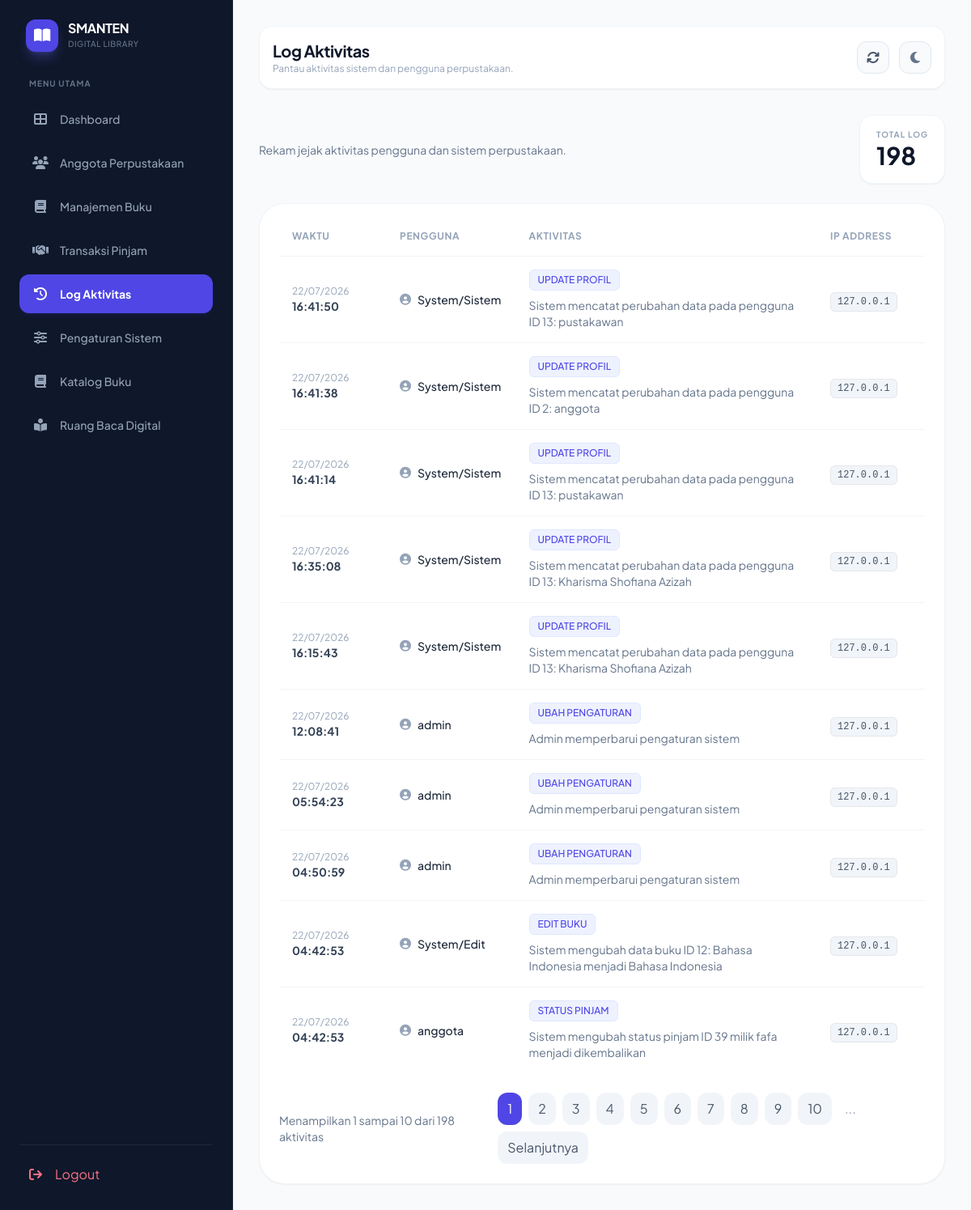
Screenshot of /log.php (signed in) with the database file from the repository.
### tables this page shows
CREATE TABLE `log_aktivitas` (
  `id_log` int(11) NOT NULL,
  `id_pengguna` int(11) NOT NULL,
  `aktivitas` varchar(100) NOT NULL,
  `ip_address` varchar(50) NOT NULL,
  `created_at` int(11) NOT NULL
);

CREATE TABLE `pengguna` (
  `id_pengguna` int(11) NOT NULL,
  `no_anggota` varchar(25) DEFAULT NULL,
  `foto` varchar(255) DEFAULT NULL,
  `nama` varchar(100) NOT NULL,
  `email` varchar(100) NOT NULL,
  `password` varchar(100) NOT NULL,
  `role` enum('admin','anggota','pustakawan','') NOT NULL,
  `status` enum('aktif','nonaktif','','') NOT NULL,
  `created_at` timestamp NOT NULL DEFAULT current_timestamp() ON UPDATE current_timestamp()
);

### log.php (the view, shortened to what this page needs)
<?php
include 'koneksi.php';
$user = $_SESSION['user'];
$role = $user['role'];
$page = isset($_GET['page']) && is_numeric($_GET['page']) ? (int) $_GET['page'] : 1;
$limit = 10;
$offset = ($page - 1) * $limit;
$total_count_result = mysqli_query($conn, "SELECT COUNT(*) AS total FROM log_aktivitas");
$total_count_row = mysqli_fetch_assoc($total_count_result);
$total_log = (int) $total_count_row['total'];
$total_pages = max(1, (int) ceil($total_log / $limit));
$query_log = mysqli_query($conn, "SELECT l.*, p.nama
                                  FROM log_aktivitas l
                                  LEFT JOIN pengguna p ON l.id_pengguna = p.id_pengguna
                                  ORDER BY l.created_at DESC
                                  LIMIT $limit OFFSET $offset");
?>
<!DOCTYPE html>
<html lang="id">
<head>
    <script src="https://cdn.tailwindcss.com"></script>
    <link rel="stylesheet" href="https://cdnjs.cloudflare.com/ajax/libs/font-awesome/6.5.0/css/all.min.css">
</head>
<body class="bg-slate-50 dark:bg-slate-900 font-sans text-slate-900 dark:text-slate-100">
    <div class="flex min-h-screen">
        <aside id="sidebar" class="fixed md:sticky top-0 left-[-18rem] md:left-0 z-40 w-72 h-screen bg-slate-900 dark:bg-white border-r border-slate-800 dark:border-slate-200 p-6 flex flex-col justify-between sidebar-hidden md:transform-none text-slate-300 dark:text-slate-600 transition-transform duration-300 transition-colors duration-300">
            <div>
                <div class="flex items-center gap-3 mb-8 px-2">
                    <div class="w-10 h-10 rounded-xl bg-brand flex items-center justify-center text-white shadow-lg shadow-indigo-500/30">
                        <i class="fa fa-book-open text-lg"></i>
                    </div>
                    <div>
                        <h1 class="font-bold text-base tracking-tight leading-none mb-1 text-white dark:text-slate-900">SMANTEN</h1>
                        <p class="text-[10px] text-slate-500 dark:text-slate-400 font-medium uppercase tracking-wider">Digital Library</p>
                    </div>
                </div>
                <nav class="space-y-1.5">
                    <p class="px-3 text-[10px] font-bold text-slate-500 dark:text-slate-400 uppercase tracking-widest mb-3">Menu Utama</p>
                    <a href="dashboard.php" class="flex items-center gap-3.5 px-4 py-3 rounded-xl text-sm font-medium text-slate-400 dark:text-slate-500 hover:bg-slate-800/60 dark:hover:bg-slate-100 hover:text-white dark:hover:text-brand transition-all">
                        <i class="fa fa-th-large text-base w-5 text-center"></i> Dashboard
                    </a>
                    <?php if ($role == 'admin' || $role == 'pustakawan'): ?>
                        <a href="anggota.php" class="flex items-center gap-3.5 px-4 py-3 rounded-xl text-sm font-medium text-slate-400 dark:text-slate-500 hover:bg-slate-800/60 dark:hover:bg-slate-100 hover:text-white dark:hover:text-brand transition-all">
                            <i class="fa fa-users text-base w-5 text-center"></i> Anggota Perpustakaan
                        </a>
                        <a href="buku.php" class="flex items-center gap-3.5 px-4 py-3 rounded-xl text-sm font-medium text-slate-400 dark:text-slate-500 hover:bg-slate-800/60 dark:hover:bg-slate-100 hover:text-white dark:hover:text-brand transition-all">
                            <i class="fa fa-book text-base w-5 text-center"></i> Manajemen Buku
                        </a>
                        <a href="pinjam.php" class="flex items-center gap-3.5 px-4 py-3 rounded-xl text-sm font-medium text-slate-400 dark:text-slate-500 hover:bg-slate-800/60 dark:hover:bg-slate-100 hover:text-white dark:hover:text-brand transition-all">
                            <i class="fa fa-handshake text-base w-5 text-center"></i> Transaksi Pinjam
                        </a>
                        <a href="log.php" class="flex items-center gap-3.5 px-4 py-3 rounded-xl text-sm font-bold bg-brand text-white transition-all shadow-md shadow-indigo-600/10">
                            <i class="fa fa-history text-base w-5 text-center"></i> Log Aktivitas
                        </a>
                        <?php if ($role == 'admin'): ?>
                        <a href="pengaturan.php" class="flex items-center gap-3.5 px-4 py-3 rounded-xl text-sm font-medium text-slate-400 dark:text-slate-500 hover:bg-slate-800/60 dark:hover:bg-slate-100 hover:text-white dark:hover:text-brand transition-all">
                            <i class="fa fa-sliders text-base w-5 text-center"></i> Pengaturan Sistem
                        </a>
                        <a href="daftar_buku.php" class="flex items-center gap-3.5 px-4 py-3 rounded-xl text-sm font-medium text-slate-400 dark:text-slate-500 hover:bg-slate-800/60 dark:hover:bg-slate-100 hover:text-white dark:hover:text-brand transition-all">
                            <i class="fa fa-book text-base w-5 text-center"></i> Katalog Buku
                        </a>
                        <a href="buku_pinjam.php" class="flex items-center gap-3.5 px-4 py-3 rounded-xl text-sm font-medium text-slate-400 dark:text-slate-500 hover:bg-slate-800/60 dark:hover:bg-slate-100 hover:text-white dark:hover:text-brand transition-all">
                            <i class="fa fa-book-reader text-base w-5 text-center"></i> Ruang Baca Digital
                        </a>
                        <?php endif; ?>
                    <?php endif; ?>
                </nav>
            </div>
            <div class="border-t border-slate-800 dark:border-slate-200 pt-4">
                <a href="logout.php" class="flex items-center gap-3 px-3 py-2 text-rose-400 dark:text-rose-600 hover:bg-rose-500/10 dark:hover:bg-rose-50 rounded-xl transition-all">
                    <i class="fa fa-sign-out w-5"></i> Logout
                </a>
            </div>
        </aside>
        <main class="flex-1 p-4 md:p-8 w-full overflow-hidden">
            <header class="flex items-center justify-between mb-8 bg-white dark:bg-darkCard p-4 rounded-2xl border border-slate-100 dark:border-slate-800/60 shadow-sm transition-colors duration-300">
                <div class="flex items-center gap-4">
                    <div>
                        <h2 class="text-xl font-bold tracking-tight text-slate-900 dark:text-white">Log Aktivitas</h2>
                        <p class="text-xs text-slate-400 hidden sm:block">Pantau aktivitas sistem dan pengguna perpustakaan.</p>
                    </div>
                </div>
                <div class="flex items-center gap-3">
                    <button onclick="window.location.reload()" class="w-10 h-10 rounded-xl bg-slate-50 dark:bg-slate-800 border border-slate-200 dark:border-slate-700 flex items-center justify-center text-slate-600 dark:text-slate-300 hover:bg-slate-100 dark:hover:bg-slate-700 transition-all" title="Refresh">
                        <i class="fa fa-sync"></i>
                    </button>
                    <button onclick="toggleDarkMode()" class="w-10 h-10 rounded-xl bg-slate-50 dark:bg-slate-800 border border-slate-200 dark:border-slate-700 flex items-center justify-center text-slate-500 dark:text-slate-400 hover:bg-slate-100 dark:hover:bg-slate-700 transition-all">
                        <i id="theme-icon" class="fa fa-moon text-base"></i>
                    </button>
                </div>
            </header>
            <div class="flex flex-col sm:flex-row sm:items-center justify-between gap-4 mb-6">
                <div>
                    <p class="text-sm text-slate-500 dark:text-slate-400">Rekam jejak aktivitas pengguna dan sistem perpustakaan.</p>
                </div>
                <div class="bg-white dark:bg-slate-800 rounded-2xl border border-slate-100 dark:border-slate-700 px-5 py-4 shadow-sm">
                    <p class="text-[10px] font-bold uppercase tracking-widest text-slate-400 dark:text-slate-500">Total Log</p>
                    <p class="text-3xl font-bold text-slate-900 dark:text-white"><?php echo number_format($total_log); ?></p>
                </div>
            </div>
            <div class="bg-white dark:bg-darkCard rounded-[2rem] border border-slate-100 dark:border-slate-800 shadow-sm p-6 overflow-hidden">
                <div class="overflow-x-auto">
                    <table class="w-full text-left border-collapse">
                        <thead>
                            <tr class="border-b border-slate-100 dark:border-slate-800 text-slate-400 dark:text-slate-500 uppercase text-xs tracking-wider font-semibold">
                                <th class="pb-4 pt-2 px-4 w-1/6">Waktu</th>
                        <th class="pb-4 pt-2 px-4 w-1/5">Pengguna</th>
                        <th class="pb-4 pt-2 px-4">Aktivitas</th>
                        <th class="pb-4 pt-2 px-4 w-1/6">IP Address</th>
                    </tr>
                </thead>
                <tbody class="text-sm divide-y divide-slate-100 dark:divide-slate-800/50">
                    <?php if (mysqli_num_rows($query_log) > 0): ?>
                        <?php while($row = mysqli_fetch_assoc($query_log)): ?>
                        <?php
                            $log_raw = $row['aktivitas'];
                            if (strpos($log_raw, '|') !== false) {
                                list($aktivitas_badge, $aktivitas_detail) = explode('|', $log_raw, 2);
                            } else {
                                $aktivitas_badge = $log_raw;
                                $aktivitas_detail = "";
                            }
                        ?>
                        <tr class="hover:bg-slate-50/50 dark:hover:bg-slate-800/30 transition-colors">
                            <td class="py-4 px-4">
                                <span class="text-slate-400 dark:text-slate-500 block text-xs"><?php echo date('d/m/Y', (int)$row['created_at']); ?></span>
                                <span class="font-bold text-slate-700 dark:text-slate-300"><?php echo date('H:i:s', (int)$row['created_at']); ?></span>
                            </td>
                            <td class="py-4 px-4 font-medium text-slate-800 dark:text-slate-200">
                                <div class="flex items-center gap-2">
                                    <i class="fa fa-user-circle text-slate-400"></i>
                                    <span>
                                        <?php
                                            if (!empty($row['nama'])) {
                                                echo htmlspecialchars($row['nama']);
                                            } else {
                                                if ($aktivitas_badge == "TAMBAH BUKU") echo "System/Tambah";
                                                elseif ($aktivitas_badge == "EDIT BUKU") echo "System/Edit";
                                                elseif ($aktivitas_badge == "HAPUS BUKU") echo "System/Hapus";
                                                else echo "System/Sistem";
                                            }
                                        ?>
                                    </span>
                                </div>
                            </td>
                            <td class="py-4 px-4 space-y-2">
                                <div>
                                    <span class="inline-flex items-center px-2.5 py-1 rounded-md text-xs font-medium bg-indigo-50 dark:bg-indigo-900/30 text-indigo-600 dark:text-indigo-400 border border-indigo-100 dark:border-indigo-900/50">
                                        <?php echo htmlspecialchars($aktivitas_badge); ?>
                                    </span>
                                </div>
                                <?php if (!empty(trim($aktivitas_detail))): ?>
                                    <p class="text-sm text-slate-500 dark:text-slate-400"><?php echo htmlspecialchars($aktivitas_detail); ?></p>
                                <?php endif; ?>
                            </td>
                            <td class="py-4 px-4">
                                <span class="font-mono text-xs px-2 py-1 bg-slate-100 dark:bg-slate-800 text-slate-600 dark:text-slate-400 rounded-md border dark:border-slate-700">
                                    <?php echo htmlspecialchars($row['ip_address'] ?: '-'); ?>
                                </span>
                            </td>
                        </tr>
                        <?php endwhile; ?>
                    <?php endif; ?>
                        </tbody>
                    </table>
                </div>
                <div class="mt-6 flex flex-col sm:flex-row sm:items-center justify-between gap-4">
                    <div>
                        <p class="text-sm text-slate-500 dark:text-slate-400">Menampilkan <?php echo ($total_log > 0) ? ($offset + 1) : 0; ?> sampai <?php echo min($offset + $limit, $total_log); ?> dari <?php echo number_format($total_log); ?> aktivitas</p>
                    </div>
                    <div class="flex flex-wrap items-center gap-2">
                        <?php
                            $max_links = 10;
                            $start_page = max(1, $page - floor($max_links / 2));
                            $end_page = $start_page + $max_links - 1;
                        ?>
                        <?php for ($i = $start_page; $i <= $end_page; $i++): ?>
                            <a href="?page=<?php echo $i; ?>" class="px-3 py-2 rounded-xl transition-all <?php echo ($i == $page) ? 'bg-brand text-white' : 'bg-slate-100 dark:bg-slate-800 text-slate-600 dark:text-slate-300 hover:bg-slate-200 dark:hover:bg-slate-700'; ?>"><?php echo $i; ?></a>
                        <?php endfor; ?>
                        <?php if ($end_page < $total_pages): ?>
                            <span class="px-2 text-slate-400">...</span>
                        <?php endif; ?>
                        <?php if ($page < $total_pages): ?>
                        <a href="?page=<?php echo $page + 1; ?>" class="px-3 py-2 rounded-xl bg-slate-100 dark:bg-slate-800 text-slate-600 dark:text-slate-300 hover:bg-slate-200 dark:hover:bg-slate-700 transition-all">Selanjutnya</a>
                        <?php endif; ?>
                    </div>
                </div>
            </div>
        </main>
    </div>
</body>
</html>

### log.php (style rules this page uses)
.sidebar-hidden { left: -18rem; }
body { transition: background-color 0.3s, color 0.3s; }

### rows the page displays
log_aktivitas: created_at "22/07/2026", created_at "16:41:50", shows "System/Sistem", aktivitas_badge "UPDATE PROFIL", aktivitas_detail "Sistem mencatat perubahan data pada pengguna ID 13: pustakawan", ip_address "127.0.0.1"
log_aktivitas: created_at "22/07/2026", created_at "16:41:38", shows "System/Sistem", aktivitas_badge "UPDATE PROFIL", aktivitas_detail "Sistem mencatat perubahan data pada pengguna ID 2: anggota", ip_address "127.0.0.1"
log_aktivitas: created_at "22/07/2026", created_at "16:41:14", shows "System/Sistem", aktivitas_badge "UPDATE PROFIL", aktivitas_detail "Sistem mencatat perubahan data pada pengguna ID 13: pustakawan", ip_address "127.0.0.1"
log_aktivitas: created_at "22/07/2026", created_at "16:35:08", shows "System/Sistem", aktivitas_badge "UPDATE PROFIL", aktivitas_detail "Sistem mencatat perubahan data pada pengguna ID 13: Kharisma Shofiana Azizah", ip_address "127.0.0.1"
log_aktivitas: created_at "22/07/2026", created_at "16:15:43", shows "System/Sistem", aktivitas_badge "UPDATE PROFIL", aktivitas_detail "Sistem mencatat perubahan data pada pengguna ID 13: Kharisma Shofiana Azizah", ip_address "127.0.0.1"
log_aktivitas: created_at "22/07/2026", created_at "12:08:41", id_pengguna.nama "admin", aktivitas_badge "UBAH PENGATURAN", aktivitas_detail "Admin memperbarui pengaturan sistem", ip_address "127.0.0.1"
log_aktivitas: created_at "22/07/2026", created_at "05:54:23", id_pengguna.nama "admin", aktivitas_badge "UBAH PENGATURAN", aktivitas_detail "Admin memperbarui pengaturan sistem", ip_address "127.0.0.1"
log_aktivitas: created_at "22/07/2026", created_at "04:50:59", id_pengguna.nama "admin", aktivitas_badge "UBAH PENGATURAN", aktivitas_detail "Admin memperbarui pengaturan sistem", ip_address "127.0.0.1"
log_aktivitas: created_at "22/07/2026", created_at "04:42:53", shows "System/Edit", aktivitas_badge "EDIT BUKU", aktivitas_detail "Sistem mengubah data buku ID 12: Bahasa Indonesia menjadi Bahasa Indonesia", ip_address "127.0.0.1"
log_aktivitas: created_at "22/07/2026", created_at "04:42:53", id_pengguna.nama "anggota", aktivitas_badge "STATUS PINJAM", aktivitas_detail "Sistem mengubah status pinjam ID 39 milik fafa menjadi dikembalikan", ip_address "127.0.0.1"

### other values shown
$total_log "198"
$offset + 1 "1"
min($offset + $limit, $total_log) "10"
